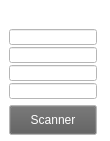
   <widget class="QWidget" name="limit_widget" native="true">
    <property name="geometry">
     <rect>
      <x>560</x>
      <y>140</y>
      <width>110</width>
      <height>141</height>
     </rect>
    </property>
    <property name="palette">
     <palette>
      <active>
       <colorrole role="WindowText">
        <brush brushstyle="SolidPattern">
         <color alpha="255">
          <red>255</red>
          <green>255</green>
          <blue>255</blue>
         </color>
        </brush>
       </colorrole>
       <colorrole role="Text">
        <brush brushstyle="SolidPattern">
         <color alpha="255">
          <red>255</red>
          <green>255</green>
          <blue>255</blue>
         </color>
        </brush>
       </colorrole>
       <colorrole role="Window">
        <brush brushstyle="SolidPattern">
         <color alpha="255">
          <red>255</red>
          <green>255</green>
          <blue>255</blue>
         </color>
        </brush>
       </colorrole>
       <colorrole role="Shadow">
        <brush brushstyle="SolidPattern">
         <color alpha="255">
          <red>255</red>
          <green>255</green>
          <blue>255</blue>
         </color>
        </brush>
       </colorrole>
       <colorrole role="PlaceholderText">
        <brush brushstyle="SolidPattern">
         <color alpha="128">
          <red>255</red>
          <green>255</green>
          <blue>255</blue>
         </color>
        </brush>
       </colorrole>
      </active>
      <inactive>
       <colorrole role="WindowText">
        <brush brushstyle="SolidPattern">
         <color alpha="255">
          <red>255</red>
          <green>255</green>
          <blue>255</blue>
         </color>
        </brush>
       </colorrole>
       <colorrole role="Text">
        <brush brushstyle="SolidPattern">
         <color alpha="255">
          <red>255</red>
          <green>255</green>
          <blue>255</blue>
         </color>
        </brush>
       </colorrole>
       <colorrole role="Window">
        <brush brushstyle="SolidPattern">
         <color alpha="255">
          <red>255</red>
          <green>255</green>
          <blue>255</blue>
         </color>
        </brush>
       </colorrole>
       <colorrole role="Shadow">
        <brush brushstyle="SolidPattern">
         <color alpha="255">
          <red>255</red>
          <green>255</green>
          <blue>255</blue>
         </color>
        </brush>
       </colorrole>
       <colorrole role="PlaceholderText">
        <brush brushstyle="SolidPattern">
         <color alpha="128">
          <red>255</red>
          <green>255</green>
          <blue>255</blue>
         </color>
        </brush>
       </colorrole>
      </inactive>
      <disabled>
       <colorrole role="WindowText">
        <brush brushstyle="SolidPattern">
         <color alpha="255">
          <red>255</red>
          <green>255</green>
          <blue>255</blue>
         </color>
        </brush>
       </colorrole>
       <colorrole role="Text">
        <brush brushstyle="SolidPattern">
         <color alpha="255">
          <red>255</red>
          <green>255</green>
          <blue>255</blue>
         </color>
        </brush>
       </colorrole>
       <colorrole role="Window">
        <brush brushstyle="SolidPattern">
         <color alpha="255">
          <red>255</red>
          <green>255</green>
          <blue>255</blue>
         </color>
        </brush>
       </colorrole>
       <colorrole role="Shadow">
        <brush brushstyle="SolidPattern">
         <color alpha="255">
          <red>255</red>
          <green>255</green>
          <blue>255</blue>
         </color>
        </brush>
       </colorrole>
       <colorrole role="PlaceholderText">
        <brush brushstyle="SolidPattern">
         <color alpha="128">
          <red>255</red>
          <green>255</green>
          <blue>255</blue>
         </color>
        </brush>
       </colorrole>
      </disabled>
     </palette>
    </property>
    <widget class="QLineEdit" name="u_limit_calc_num">
     <property name="enabled">
      <bool>true</bool>
     </property>
     <property name="geometry">
      <rect>
       <x>9</x>
       <y>29</y>
       <width>88</width>
       <height>16</height>
      </rect>
     </property>
     <property name="sizePolicy">
      <sizepolicy hsizetype="Fixed" vsizetype="Fixed">
       <horstretch>0</horstretch>
       <verstretch>0</verstretch>
      </sizepolicy>
     </property>
     <property name="font">
      <font>
       <pointsize>8</pointsize>
      </font>
     </property>
     <property name="toolTip">
      <string comment="Oberes Limit setzen" extracomment="Oberes Limit setzen"/>
     </property>
     <property name="inputMethodHints">
      <set>Qt::ImhPreferNumbers</set>
     </property>
     <property name="inputMask">
      <string/>
     </property>
     <property name="text">
      <string/>
     </property>
     <property name="alignment">
      <set>Qt::AlignRight|Qt::AlignTrailing|Qt::AlignVCenter</set>
     </property>
     <property name="placeholderText">
      <string/>
     </property>
    </widget>
    <widget class="QLineEdit" name="l_limit_calc">
     <property name="enabled">
      <bool>true</bool>
     </property>
     <property name="geometry">
      <rect>
       <x>9</x>
       <y>65</y>
       <width>88</width>
       <height>16</height>
      </rect>
     </property>
     <property name="sizePolicy">
      <sizepolicy hsizetype="Fixed" vsizetype="Fixed">
       <horstretch>0</horstretch>
       <verstretch>0</verstretch>
      </sizepolicy>
     </property>
     <property name="font">
      <font>
       <pointsize>8</pointsize>
       <weight>50</weight>
       <bold>false</bold>
       <underline>false</underline>
      </font>
     </property>
     <property name="toolTip">
      <string comment="Unteres Limit setzen" extracomment="Unteres Limit setzen"/>
     </property>
     <property name="inputMask">
      <string/>
     </property>
     <property name="text">
      <string/>
     </property>
     <property name="alignment">
      <set>Qt::AlignRight|Qt::AlignTrailing|Qt::AlignVCenter</set>
     </property>
     <property name="placeholderText">
      <string>Unteres Limit</string>
     </property>
    </widget>
    <widget class="QLineEdit" name="u_limit_calc">
     <property name="enabled">
      <bool>true</bool>
     </property>
     <property name="geometry">
      <rect>
       <x>9</x>
       <y>47</y>
       <width>88</width>
       <height>16</height>
      </rect>
     </property>
     <property name="sizePolicy">
      <sizepolicy hsizetype="Fixed" vsizetype="Fixed">
       <horstretch>0</horstretch>
       <verstretch>0</verstretch>
      </sizepolicy>
     </property>
     <property name="font">
      <font>
       <pointsize>8</pointsize>
      </font>
     </property>
     <property name="toolTip">
      <string comment="Oberes Limit setzen" extracomment="Oberes Limit setzen"/>
     </property>
     <property name="inputMethodHints">
      <set>Qt::ImhPreferNumbers</set>
     </property>
     <property name="inputMask">
      <string/>
     </property>
     <property name="text">
      <string/>
     </property>
     <property name="alignment">
      <set>Qt::AlignRight|Qt::AlignTrailing|Qt::AlignVCenter</set>
     </property>
     <property name="placeholderText">
      <string>Oberes Limit</string>
     </property>
    </widget>
    <widget class="QLineEdit" name="l_limit_calc_num">
     <property name="enabled">
      <bool>true</bool>
     </property>
     <property name="geometry">
      <rect>
       <x>9</x>
       <y>83</y>
       <width>88</width>
       <height>16</height>
      </rect>
     </property>
     <property name="sizePolicy">
      <sizepolicy hsizetype="Fixed" vsizetype="Fixed">
       <horstretch>0</horstretch>
       <verstretch>0</verstretch>
      </sizepolicy>
     </property>
     <property name="font">
      <font>
       <pointsize>8</pointsize>
       <weight>50</weight>
       <bold>false</bold>
       <underline>false</underline>
      </font>
     </property>
     <property name="toolTip">
      <string comment="Unteres Limit setzen" extracomment="Unteres Limit setzen"/>
     </property>
     <property name="inputMask">
      <string/>
     </property>
     <property name="text">
      <string/>
     </property>
     <property name="alignment">
      <set>Qt::AlignRight|Qt::AlignTrailing|Qt::AlignVCenter</set>
     </property>
     <property name="placeholderText">
      <string/>
     </property>
    </widget>
    <widget class="QPushButton" name="limit_Button">
     <property name="geometry">
      <rect>
       <x>9</x>
       <y>105</y>
       <width>88</width>
       <height>30</height>
      </rect>
     </property>
     <property name="palette">
      <palette>
       <active>
        <colorrole role="Button">
         <brush brushstyle="SolidPattern">
          <color alpha="255">
           <red>90</red>
           <green>90</green>
           <blue>90</blue>
          </color>
         </brush>
        </colorrole>
        <colorrole role="ButtonText">
         <brush brushstyle="SolidPattern">
          <color alpha="255">
           <red>255</red>
           <green>255</green>
           <blue>255</blue>
          </color>
         </brush>
        </colorrole>
       </active>
       <inactive>
        <colorrole role="Button">
         <brush brushstyle="SolidPattern">
          <color alpha="255">
           <red>90</red>
           <green>90</green>
           <blue>90</blue>
          </color>
         </brush>
        </colorrole>
        <colorrole role="ButtonText">
         <brush brushstyle="SolidPattern">
          <color alpha="255">
           <red>255</red>
           <green>255</green>
           <blue>255</blue>
          </color>
         </brush>
        </colorrole>
       </inactive>
       <disabled>
        <colorrole role="Button">
         <brush brushstyle="SolidPattern">
          <color alpha="255">
           <red>90</red>
           <green>90</green>
           <blue>90</blue>
          </color>
         </brush>
        </colorrole>
        <colorrole role="ButtonText">
         <brush brushstyle="SolidPattern">
          <color alpha="255">
           <red>160</red>
           <green>161</green>
           <blue>162</blue>
          </color>
         </brush>
        </colorrole>
       </disabled>
      </palette>
     </property>
     <property name="text">
      <string>Scanner</string>
     </property>
    </widget>
   </widget>
